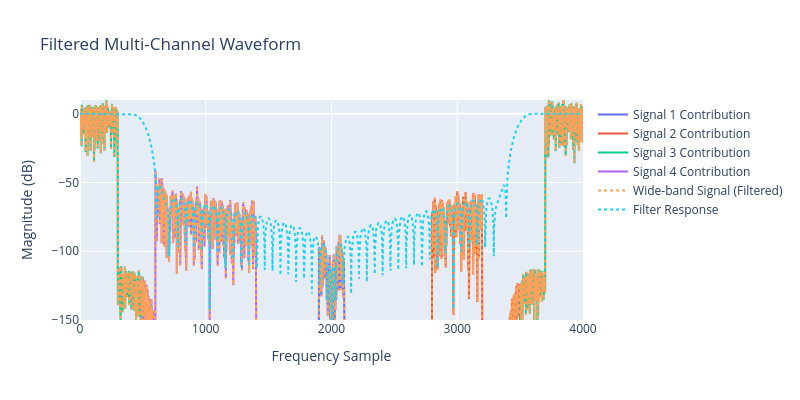

Here is the notebook cell this chart was saved with:
### Code cell
fig = go.Figure()
fig.add_trace(go.Scatter(y=20*np.log10(np.abs(x_f_1_filtered)), mode='lines', name=f'Signal 1 Contribution'))    
fig.add_trace(go.Scatter(y=20*np.log10(np.abs(x_f_2_filtered)), mode='lines', name=f'Signal 2 Contribution'))    
fig.add_trace(go.Scatter(y=20*np.log10(np.abs(x_f_3_filtered)), mode='lines', name=f'Signal 3 Contribution'))    
fig.add_trace(go.Scatter(y=20*np.log10(np.abs(x_f_4_filtered)), mode='lines', name=f'Signal 4 Contribution'))
fig.add_trace(go.Scatter(y=20*np.log10(np.abs(x_f_total_filtered)), mode='lines', name=f'Wide-band Signal (Filtered)', line=dict(dash="dot")))   
fig.add_trace(go.Scatter(y=20*np.log10(np.abs(filter_freq_response)), mode='lines', name=f'Filter Response', line=dict(dash="dot")))   
fig.update_layout(width=800,height=400, title='Filtered Multi-Channel Waveform', xaxis_title='Frequency Sample', yaxis_title='Magnitude (dB)',
                  xaxis_range=[0, 4000], yaxis_range=[-150, 10])

### Figure 1 — Plotly figure (JSON) as saved in the notebook; plotly's stock layout.template omitted (floating-point values rounded to 4 significant figures; data arrays with more than 128 entries replaced by an {"elided": "..."} marker saying what was removed)
{"data": [{"mode": "lines", "name": "Signal 1 Contribution", "type": "scatter", "y": {"elided": "4000 float values"}}, {"mode": "lines", "name": "Signal 2 Contribution", "type": "scatter", "y": {"elided": "4000 float values"}}, {"mode": "lines", "name": "Signal 3 Contribution", "type": "scatter", "y": {"elided": "4000 float values"}}, {"mode": "lines", "name": "Signal 4 Contribution", "type": "scatter", "y": {"elided": "4000 float values"}}, {"line": {"dash": "dot"}, "mode": "lines", "name": "Wide-band Signal (Filtered)", "type": "scatter", "y": {"elided": "4000 float values"}}, {"line": {"dash": "dot"}, "mode": "lines", "name": "Filter Response", "type": "scatter", "y": {"elided": "4000 float values"}}], "layout": {"height": 400, "title": {"text": "Filtered Multi-Channel Waveform"}, "width": 800, "xaxis": {"range": [0, 4000], "title": {"text": "Frequency Sample"}}, "yaxis": {"range": [-150, 10], "title": {"text": "Magnitude (dB)"}}}}
